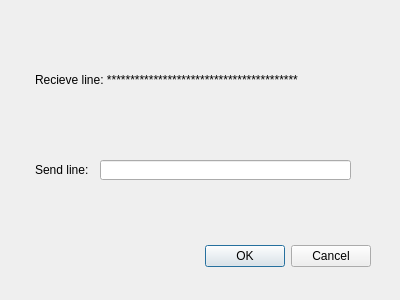
<?xml version="1.0" encoding="UTF-8"?>
<ui version="4.0">
 <class>Dialog</class>
 <widget class="QDialog" name="Dialog">
  <property name="geometry">
   <rect>
    <x>0</x>
    <y>0</y>
    <width>400</width>
    <height>300</height>
   </rect>
  </property>
  <property name="windowTitle">
   <string>Dialog</string>
  </property>
  <widget class="QDialogButtonBox" name="buttonBox">
   <property name="geometry">
    <rect>
     <x>30</x>
     <y>240</y>
     <width>341</width>
     <height>32</height>
    </rect>
   </property>
   <property name="orientation">
    <enum>Qt::Horizontal</enum>
   </property>
   <property name="standardButtons">
    <set>QDialogButtonBox::Cancel|QDialogButtonBox::Ok</set>
   </property>
  </widget>
  <widget class="QLabel" name="label">
   <property name="geometry">
    <rect>
     <x>35</x>
     <y>70</y>
     <width>321</width>
     <height>20</height>
    </rect>
   </property>
   <property name="text">
    <string>Recieve line: *****************************************</string>
   </property>
  </widget>
  <widget class="QLabel" name="label_2">
   <property name="geometry">
    <rect>
     <x>35</x>
     <y>160</y>
     <width>61</width>
     <height>20</height>
    </rect>
   </property>
   <property name="text">
    <string>Send line:</string>
   </property>
  </widget>
  <widget class="QLineEdit" name="lineEdit">
   <property name="geometry">
    <rect>
     <x>100</x>
     <y>160</y>
     <width>251</width>
     <height>20</height>
    </rect>
   </property>
  </widget>
 </widget>
 <resources/>
 <connections>
  <connection>
   <sender>buttonBox</sender>
   <signal>accepted()</signal>
   <receiver>Dialog</receiver>
   <slot>accept()</slot>
   <hints>
    <hint type="sourcelabel">
     <x>248</x>
     <y>254</y>
    </hint>
    <hint type="destinationlabel">
     <x>157</x>
     <y>274</y>
    </hint>
   </hints>
  </connection>
  <connection>
   <sender>buttonBox</sender>
   <signal>rejected()</signal>
   <receiver>Dialog</receiver>
   <slot>reject()</slot>
   <hints>
    <hint type="sourcelabel">
     <x>316</x>
     <y>260</y>
    </hint>
    <hint type="destinationlabel">
     <x>286</x>
     <y>274</y>
    </hint>
   </hints>
  </connection>
  <connection>
   <sender>buttonBox</sender>
   <signal>accepted()</signal>
   <receiver>Dialog</receiver>
   <slot>recieveText()</slot>
   <hints>
    <hint type="sourcelabel">
     <x>227</x>
     <y>253</y>
    </hint>
    <hint type="destinationlabel">
     <x>218</x>
     <y>195</y>
    </hint>
   </hints>
  </connection>
 </connections>
 <slots>
  <slot>recieveText()</slot>
 </slots>
</ui>
